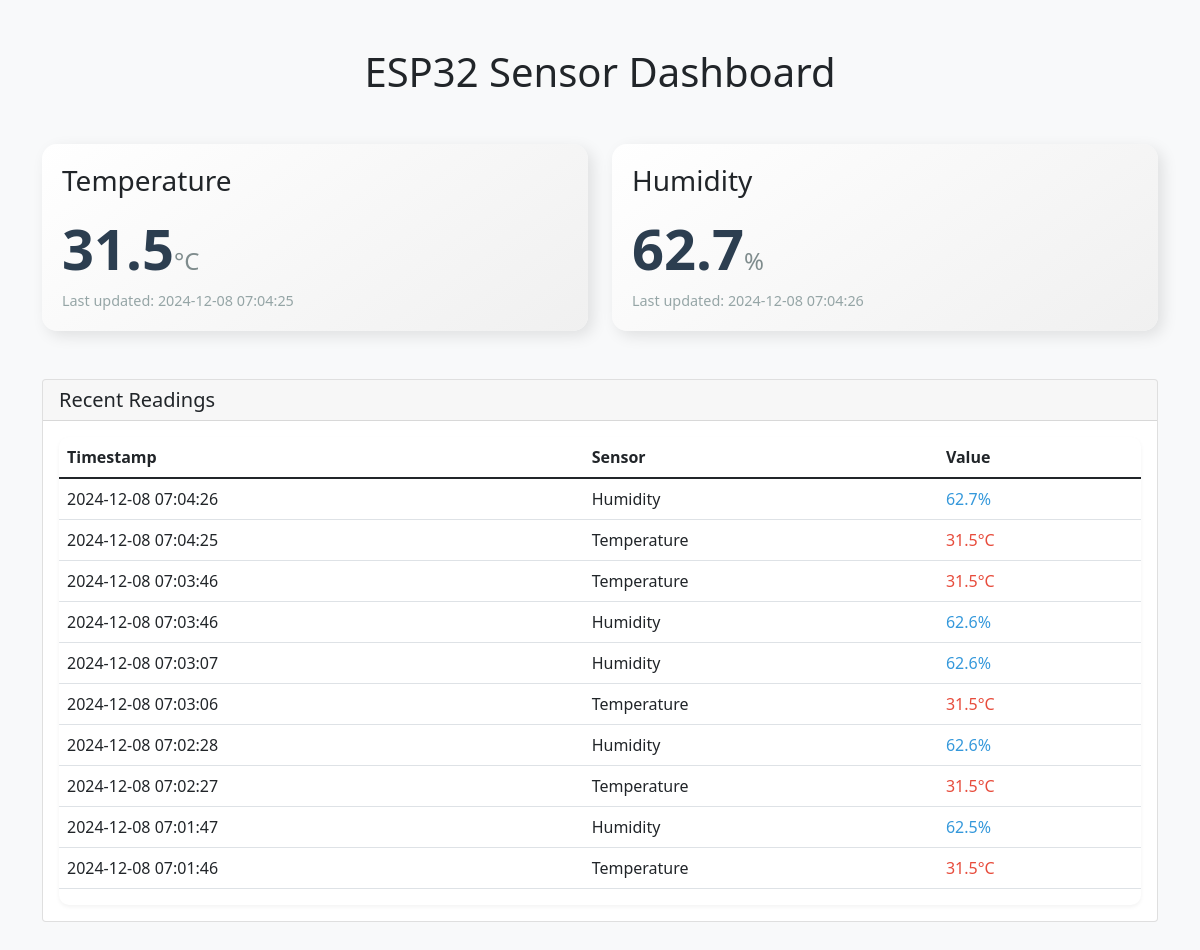
The page / on the database its author committed.
### tables this page shows
CREATE TABLE sensor_readings (
                    id INTEGER PRIMARY KEY AUTOINCREMENT,
                    sensor_type TEXT NOT NULL,
                    value REAL NOT NULL,
                    timestamp DATETIME DEFAULT CURRENT_TIMESTAMP
                );

### app.py (the view)
@app.route('/')
def index():
    try:
        latest_values = get_latest_values()
        latest_readings = get_latest_readings()
        return render_template('index.html',
                             latest_values=latest_values,
                             latest_readings=latest_readings)
    except Exception as e:
        print(f"Error rendering template: {e}")
        return f"Error loading template: {str(e)}", 500

### app.py (called while the page is built)
def get_latest_readings(limit=10):
    with sqlite3.connect(app.config['DATABASE']) as conn:
        cursor = conn.cursor()
        cursor.execute('''
            SELECT sensor_type, value, timestamp
            FROM sensor_readings
            ORDER BY timestamp DESC
            LIMIT ?
        ''', (limit,))
        return cursor.fetchall()

def get_latest_values():
    with sqlite3.connect(app.config['DATABASE']) as conn:
        cursor = conn.cursor()
        cursor.execute('''
            SELECT value, timestamp
            FROM sensor_readings
            WHERE sensor_type = 'temperature'
            ORDER BY timestamp DESC
            LIMIT 1
        ''')
        temp_result = cursor.fetchone()
        cursor.execute('''
            SELECT value, timestamp
            FROM sensor_readings
            WHERE sensor_type = 'humidity'
            ORDER BY timestamp DESC
            LIMIT 1
        ''')
        humid_result = cursor.fetchone()
        return {
            'temperature': temp_result if temp_result else (None, None),
            'humidity': humid_result if humid_result else (None, None)
        }

### templates/index.html (shortened to what this page needs)
<!DOCTYPE html>
<html lang="en">
<head>
    <link href="https://cdn.jsdelivr.net/npm/bootstrap@5.1.3/dist/css/bootstrap.min.css" rel="stylesheet">
</head>
<body class="bg-light">
    <div class="container py-5">
        <h1 class="text-center mb-5">ESP32 Sensor Dashboard</h1>
        <div class="row g-4">
            <div class="col-md-6">
                <div class="sensor-card">
                    <h3>Temperature</h3>
                    <div class="d-flex align-items-baseline">
                        <div id="temperature" class="sensor-value">
                            {% if latest_values['temperature'][0] %}
                                {{ "%.1f"|format(latest_values['temperature'][0]) }}
                            {% else %}
                                --
                            {% endif %}
                        </div>
                        <div class="sensor-unit">°C</div>
                    </div>
                    <div id="temp-timestamp" class="sensor-timestamp">
                        Last updated:
                        {% if latest_values['temperature'][1] %}
                            {{ latest_values['temperature'][1] }}
                        {% else %}
                            Never
                        {% endif %}
                    </div>
                </div>
            </div>
            <div class="col-md-6">
                <div class="sensor-card">
                    <h3>Humidity</h3>
                    <div class="d-flex align-items-baseline">
                        <div id="humidity" class="sensor-value">
                            {% if latest_values['humidity'][0] %}
                                {{ "%.1f"|format(latest_values['humidity'][0]) }}
                            {% else %}
                                --
                            {% endif %}
                        </div>
                        <div class="sensor-unit">%</div>
                    </div>
                    <div id="humid-timestamp" class="sensor-timestamp">
                        Last updated:
                        {% if latest_values['humidity'][1] %}
                            {{ latest_values['humidity'][1] }}
                        {% else %}
                            Never
                        {% endif %}
                    </div>
                </div>
            </div>
        </div>
        <div class="row mt-5">
            <div class="col-12">
                <div class="card">
                    <div class="card-header">
                        <h5 class="mb-0">Recent Readings</h5>
                    </div>
                    <div class="card-body">
                        <div class="table-responsive readings-table">
                            <table class="table">
                                <thead>
                                    <tr>
                                        <th>Timestamp</th>
                                        <th>Sensor</th>
                                        <th>Value</th>
                                    </tr>
                                </thead>
                                <tbody id="readings-body">
                                    {% for reading in latest_readings %}
                                    <tr>
                                        <td>{{ reading[2] }}</td>
                                        <td>{{ reading[0].title() }}</td>
                                        <td class="{{ 'temp-reading' if reading[0] == 'temperature' else 'humid-reading' }}">
                                            {{ "%.1f"|format(reading[1]) }}{{ "°C" if reading[0] == 'temperature' else "%" }}
                                        </td>
                                    </tr>
                                    {% endfor %}
                                </tbody>
                            </table>
                        </div>
                    </div>
                </div>
            </div>
        </div>
    </div>
</body>
</html>

### templates/index.html (style rules this page uses)
.sensor-card { background: linear-gradient(145deg, #ffffff, #f0f0f0); border-radius: 15px; padding: 20px; box-shadow: 5px 5px 15px rgba(0,0,0,0.1); transition: transform 0.3s ease; }
.sensor-value { font-size: 3.5rem; font-weight: bold; color: #2c3e50; }
.sensor-unit { font-size: 1.5rem; color: #7f8c8d; }
.sensor-timestamp { font-size: 0.9rem; color: #95a5a6; }
.readings-table { background: white; border-radius: 10px; box-shadow: 0 2px 4px rgba(0,0,0,0.05); }
.temp-reading { color: #e74c3c; }
.humid-reading { color: #3498db; }

### rows shown on the page
sensor_readings: value "31.5", timestamp "2024-12-08 07:04:25", sensor_type "Temperature", sensor_type "°C"
sensor_readings: value "62.7", timestamp "2024-12-08 07:04:26", sensor_type "Humidity", sensor_type "%"
sensor_readings: timestamp "2024-12-08 07:03:46", sensor_type "Temperature", value "31.5", sensor_type "°C"
sensor_readings: timestamp "2024-12-08 07:03:46", sensor_type "Humidity", value "62.6", sensor_type "%"
sensor_readings: timestamp "2024-12-08 07:03:07", sensor_type "Humidity", value "62.6", sensor_type "%"
sensor_readings: timestamp "2024-12-08 07:03:06", sensor_type "Temperature", value "31.5", sensor_type "°C"
sensor_readings: timestamp "2024-12-08 07:02:28", sensor_type "Humidity", value "62.6", sensor_type "%"
sensor_readings: timestamp "2024-12-08 07:02:27", sensor_type "Temperature", value "31.5", sensor_type "°C"
sensor_readings: timestamp "2024-12-08 07:01:47", sensor_type "Humidity", value "62.5", sensor_type "%"
sensor_readings: timestamp "2024-12-08 07:01:46", sensor_type "Temperature", value "31.5", sensor_type "°C"
